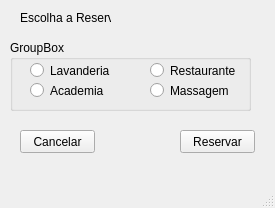
<?xml version="1.0" encoding="UTF-8"?>
<ui version="4.0">
 <class>reservasDiversas</class>
 <widget class="QMainWindow" name="reservasDiversas">
  <property name="geometry">
   <rect>
    <x>0</x>
    <y>0</y>
    <width>275</width>
    <height>208</height>
   </rect>
  </property>
  <property name="windowTitle">
   <string>MainWindow</string>
  </property>
  <widget class="QWidget" name="centralwidget">
   <widget class="QGroupBox" name="groupBox">
    <property name="geometry">
     <rect>
      <x>10</x>
      <y>40</y>
      <width>241</width>
      <height>71</height>
     </rect>
    </property>
    <property name="title">
     <string>GroupBox</string>
    </property>
    <widget class="QRadioButton" name="rbLavanderia">
     <property name="geometry">
      <rect>
       <x>20</x>
       <y>20</y>
       <width>111</width>
       <height>21</height>
      </rect>
     </property>
     <property name="text">
      <string>Lavanderia</string>
     </property>
    </widget>
    <widget class="QRadioButton" name="rbAcademia">
     <property name="geometry">
      <rect>
       <x>20</x>
       <y>40</y>
       <width>111</width>
       <height>21</height>
      </rect>
     </property>
     <property name="text">
      <string>Academia</string>
     </property>
    </widget>
    <widget class="QRadioButton" name="rbMassagem">
     <property name="geometry">
      <rect>
       <x>140</x>
       <y>40</y>
       <width>111</width>
       <height>21</height>
      </rect>
     </property>
     <property name="text">
      <string>Massagem</string>
     </property>
    </widget>
    <widget class="QRadioButton" name="rbRestaurante">
     <property name="geometry">
      <rect>
       <x>140</x>
       <y>20</y>
       <width>111</width>
       <height>21</height>
      </rect>
     </property>
     <property name="text">
      <string>Restaurante</string>
     </property>
    </widget>
   </widget>
   <widget class="QLabel" name="label">
    <property name="geometry">
     <rect>
      <x>20</x>
      <y>10</y>
      <width>91</width>
      <height>16</height>
     </rect>
    </property>
    <property name="text">
     <string>Escolha a Reserva</string>
    </property>
   </widget>
   <widget class="QPushButton" name="btnCancelar">
    <property name="geometry">
     <rect>
      <x>20</x>
      <y>130</y>
      <width>75</width>
      <height>23</height>
     </rect>
    </property>
    <property name="text">
     <string>Cancelar</string>
    </property>
   </widget>
   <widget class="QPushButton" name="btnReservar">
    <property name="geometry">
     <rect>
      <x>180</x>
      <y>130</y>
      <width>75</width>
      <height>23</height>
     </rect>
    </property>
    <property name="text">
     <string>Reservar</string>
    </property>
   </widget>
  </widget>
  <widget class="QMenuBar" name="menubar">
   <property name="geometry">
    <rect>
     <x>0</x>
     <y>0</y>
     <width>275</width>
     <height>21</height>
    </rect>
   </property>
  </widget>
  <widget class="QStatusBar" name="statusbar"/>
 </widget>
 <resources/>
 <connections/>
</ui>
